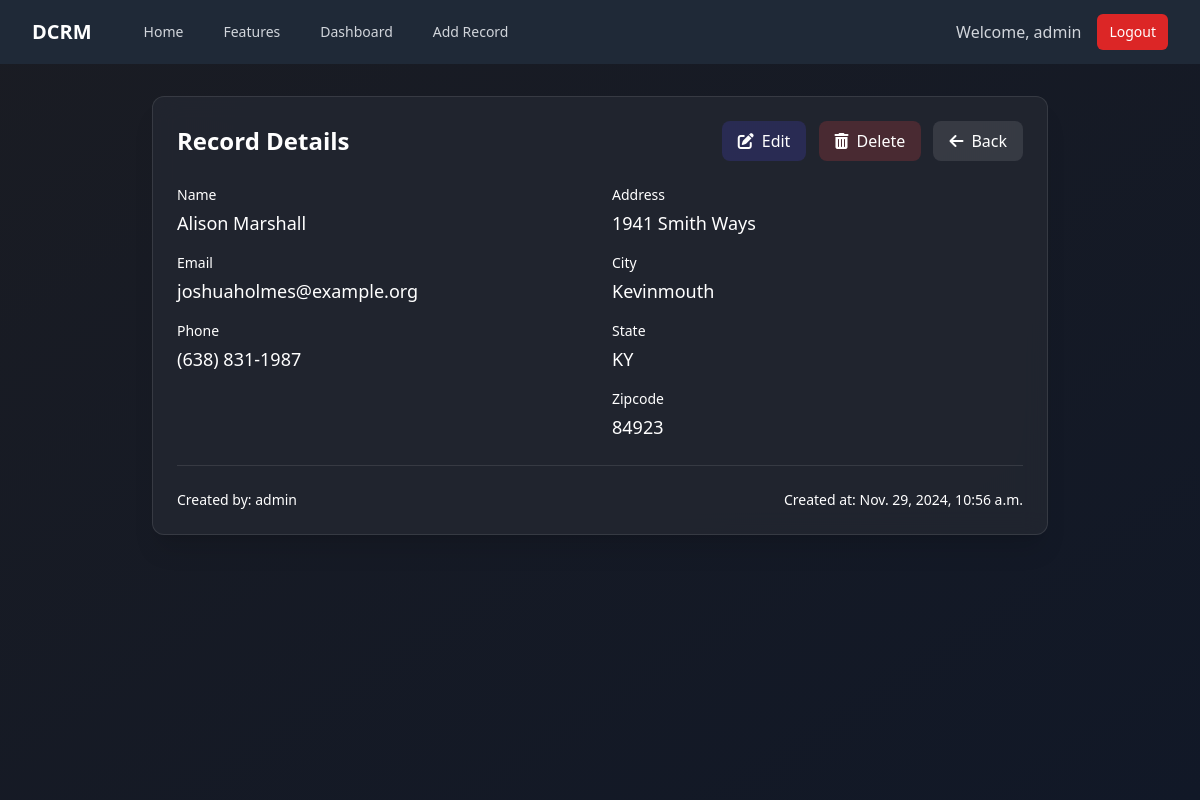
Page /record/1098 (signed in) on the committed database.
### website/models.py (models this page shows, shortened)
class Record(models.Model):
    created_at = models.DateTimeField(auto_now_add=True)
    first_name = models.CharField(max_length=50)
    last_name = models.CharField(max_length=50)
    email = models.CharField(max_length=100)
    phone = models.CharField(max_length=15)
    address = models.CharField(max_length=100)
    city = models.CharField(max_length=50)
    state = models.CharField(max_length=50)
    zipcode = models.CharField(max_length=20)
    created_by = models.ForeignKey(User, on_delete=models.CASCADE)

### website/views.py (the view)
# urls.py: path('record/<int:pk>', views.customer_record, name='record'),
@login_required
def customer_record(request, pk):
    record = get_object_or_404(Record, id=pk)
    return render(request, 'record.html', {'record': record})

### website/templates/record.html
{% extends 'base.html' %}
{% block content %}
<div class="max-w-4xl mx-auto" data-aos="fade-up">
    <div class="bg-card-bg/80 backdrop-blur-md rounded-xl border border-white/10 overflow-hidden shadow-xl">
        <div class="p-6">
            <div class="flex justify-between items-center mb-6">
                <h2 class="text-2xl font-bold text-white">Record Details</h2>
                <div class="space-x-2">
                    {% if record.created_by == user %}
                    <a href="{% url 'update_record' record.id %}" class="inline-flex items-center px-4 py-2 rounded-lg bg-primary/20 hover:bg-primary/30 text-white transition-all duration-300">
                        <i class="fas fa-edit mr-2"></i> Edit
                    </a>
                    <a href="{% url 'delete_record' record.id %}"
                       onclick="return confirm('Are you sure you want to delete this record?')"
                       class="inline-flex items-center px-4 py-2 rounded-lg bg-red-500/20 hover:bg-red-500/30 text-white transition-all duration-300">
                        <i class="fas fa-trash-alt mr-2"></i> Delete
                    </a>
                    {% endif %}
                    <a href="{% url 'home' %}" class="inline-flex items-center px-4 py-2 rounded-lg bg-white/10 hover:bg-white/20 text-white transition-all duration-300">
                        <i class="fas fa-arrow-left mr-2"></i> Back
                    </a>
                </div>
            </div>
            <div class="grid grid-cols-1 md:grid-cols-2 gap-6">
                <div class="space-y-4">
                    <div>
                        <label class="block text-sm font-medium text-white mb-1">Name</label>
                        <p class="text-white text-lg">{{ record.first_name }} {{ record.last_name }}</p>
                    </div>
                    <div>
                        <label class="block text-sm font-medium text-white mb-1">Email</label>
                        <p class="text-white text-lg">{{ record.email }}</p>
                    </div>
                    <div>
                        <label class="block text-sm font-medium text-white mb-1">Phone</label>
                        <p class="text-white text-lg">{{ record.phone }}</p>
                    </div>
                </div>
                <div class="space-y-4">
                    <div>
                        <label class="block text-sm font-medium text-white mb-1">Address</label>
                        <p class="text-white text-lg">{{ record.address }}</p>
                    </div>
                    <div>
                        <label class="block text-sm font-medium text-white mb-1">City</label>
                        <p class="text-white text-lg">{{ record.city }}</p>
                    </div>
                    <div>
                        <label class="block text-sm font-medium text-white mb-1">State</label>
                        <p class="text-white text-lg">{{ record.state }}</p>
                    </div>
                    <div>
                        <label class="block text-sm font-medium text-white mb-1">Zipcode</label>
                        <p class="text-white text-lg">{{ record.zipcode }}</p>
                    </div>
                </div>
            </div>
            <div class="mt-6 pt-6 border-t border-white/10">
                <div class="flex items-center justify-between text-sm text-white">
                    <div>
                        Created by: <span class="text-white">{{ record.created_by.username }}</span>
                    </div>
                    <div>
                        Created at: {{ record.created_at }}
                    </div>
                </div>
            </div>
        </div>
    </div>
</div>
{% endblock %}

### website/templates/navbar.html
{% load static %}
<nav class="bg-gray-800">
    <div class="max-w-7xl mx-auto px-4 sm:px-6 lg:px-8">
        <div class="flex items-center justify-between h-16">
            <div class="flex items-center">
                <div class="flex-shrink-0">
                    <a href="{% url 'home' %}" class="text-white font-bold text-xl">DCRM</a>
                </div>
                <div class="hidden md:block">
                    <div class="ml-10 flex items-baseline space-x-4">
                        <a href="{% url 'home' %}"
                            class="text-gray-300 hover:bg-gray-700 hover:text-white px-3 py-2 rounded-md text-sm font-medium">Home</a>
                        <a href="{% url 'features' %}"
                            class="text-gray-300 hover:bg-gray-700 hover:text-white px-3 py-2 rounded-md text-sm font-medium">Features</a>
                        {% if user.is_authenticated %}
                        <a href="{% url 'dashboard' %}"
                            class="text-gray-300 hover:bg-gray-700 hover:text-white px-3 py-2 rounded-md text-sm font-medium">Dashboard</a>
                        <a href="{% url 'add_record' %}"
                            class="text-gray-300 hover:bg-gray-700 hover:text-white px-3 py-2 rounded-md text-sm font-medium">Add
                            Record</a>
                        {% endif %}
                    </div>
                </div>
            </div>
            <div class="hidden md:block">
                <div class="ml-4 flex items-center md:ml-6">
                    {% if user.is_authenticated %}
                    <span class="text-gray-300 mr-4">Welcome, {{ user.username }}</span>
                    <a href="{% url 'logout' %}"
                        class="bg-red-600 hover:bg-red-700 text-white px-3 py-2 rounded-md text-sm font-medium">Logout</a>
                    {% else %}
                    <a href="{% url 'login' %}"
                        class="bg-indigo-600 hover:bg-indigo-700 text-white px-3 py-2 rounded-md text-sm font-medium mr-3">Login</a>
                    <a href="{% url 'register' %}"
                        class="bg-green-600 hover:bg-green-700 text-white px-3 py-2 rounded-md text-sm font-medium">Register</a>
                    {% endif %}
                </div>
            </div>
        </div>
    </div>
</nav>

### website/static/css/main.css (style rules this page uses)
body { @apply bg-darker-bg text-white min-h-screen; }

### rows in the picture
Record: first_name "Alison", last_name "Marshall", email "joshuaholmes@example.org", phone "(638) 831-1987", address "1941 Smith Ways", city "Kevinmouth", state "KY", zipcode "84923", created_by.username "admin", created_at "Nov. 29, 2024, 10:56 a.m."

### other values in the picture
{{ user.username }} "admin"
